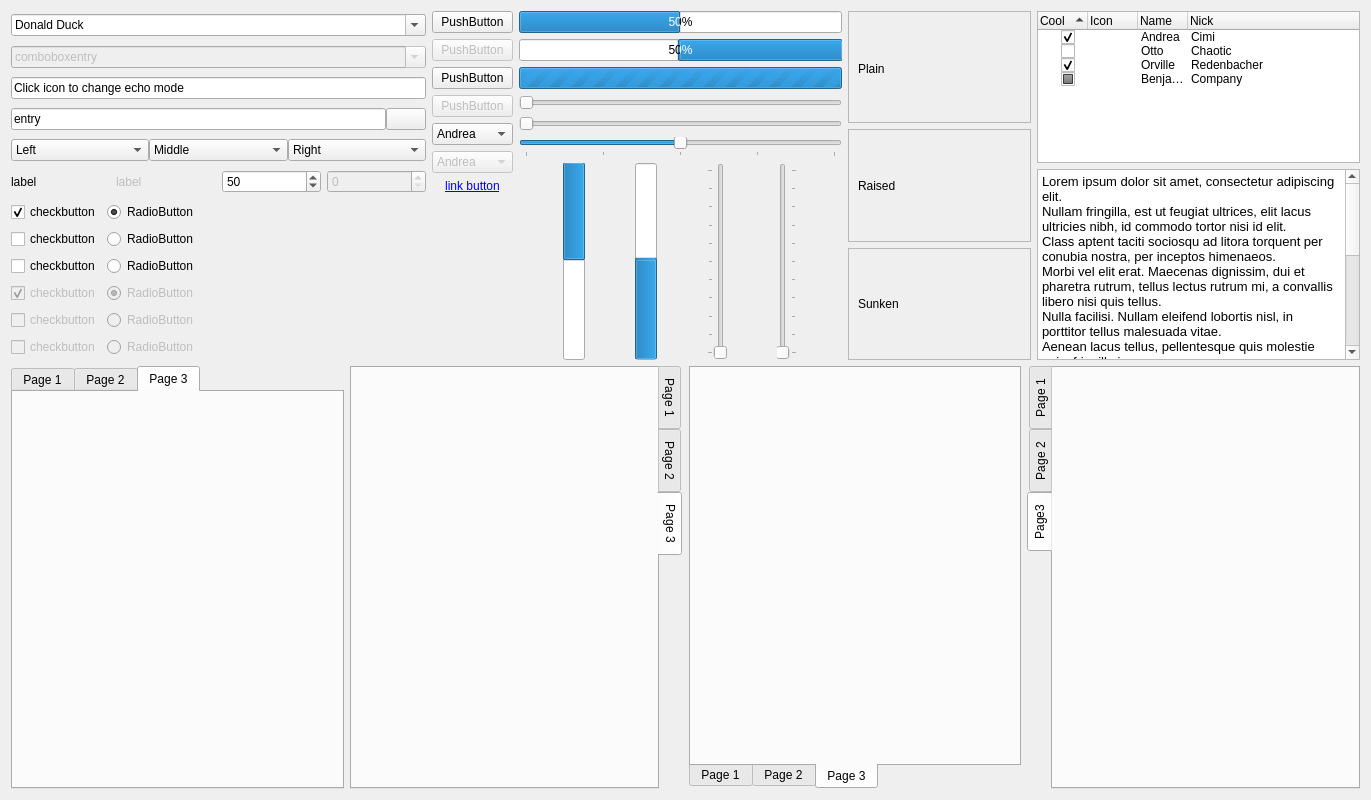
<?xml version="1.0" encoding="UTF-8"?>
<ui version="4.0">
 <class>WidgetFactory</class>
 <widget class="QWidget" name="WidgetFactory">
  <property name="geometry">
   <rect>
    <x>0</x>
    <y>0</y>
    <width>1371</width>
    <height>800</height>
   </rect>
  </property>
  <property name="windowTitle">
   <string>Form</string>
  </property>
  <layout class="QGridLayout" name="gridLayout_5">
   <item row="0" column="0">
    <widget class="QComboBox" name="combobox">
     <property name="editable">
      <bool>true</bool>
     </property>
     <item>
      <property name="text">
       <string>Donald Duck</string>
      </property>
     </item>
     <item>
      <property name="text">
       <string>Mickey Mouse</string>
      </property>
     </item>
     <item>
      <property name="text">
       <string>Jet McQuack</string>
      </property>
     </item>
    </widget>
   </item>
   <item row="0" column="1" rowspan="7">
    <layout class="QVBoxLayout" name="verticalLayout_2">
     <item>
      <widget class="QPushButton" name="pushbutton">
       <property name="text">
        <string>PushButton</string>
       </property>
      </widget>
     </item>
     <item>
      <widget class="QPushButton" name="pushbutton2">
       <property name="enabled">
        <bool>false</bool>
       </property>
       <property name="text">
        <string>PushButton</string>
       </property>
      </widget>
     </item>
     <item>
      <widget class="QPushButton" name="pushbutton3">
       <property name="enabled">
        <bool>true</bool>
       </property>
       <property name="text">
        <string>PushButton</string>
       </property>
       <property name="autoExclusive">
        <bool>false</bool>
       </property>
       <property name="default">
        <bool>false</bool>
       </property>
       <property name="flat">
        <bool>false</bool>
       </property>
      </widget>
     </item>
     <item>
      <widget class="QPushButton" name="pushbutton4">
       <property name="enabled">
        <bool>false</bool>
       </property>
       <property name="text">
        <string>PushButton</string>
       </property>
      </widget>
     </item>
     <item>
      <widget class="QComboBox" name="combobox4">
       <item>
        <property name="text">
         <string>Andrea</string>
        </property>
       </item>
       <item>
        <property name="text">
         <string>Otto</string>
        </property>
       </item>
       <item>
        <property name="text">
         <string>Orville</string>
        </property>
       </item>
       <item>
        <property name="text">
         <string>Benjamin</string>
        </property>
       </item>
      </widget>
     </item>
     <item>
      <widget class="QComboBox" name="combobox5">
       <property name="enabled">
        <bool>false</bool>
       </property>
       <item>
        <property name="text">
         <string>Andrea</string>
        </property>
       </item>
       <item>
        <property name="text">
         <string>Otto</string>
        </property>
       </item>
       <item>
        <property name="text">
         <string>Orville</string>
        </property>
       </item>
       <item>
        <property name="text">
         <string>Benjamin</string>
        </property>
       </item>
      </widget>
     </item>
     <item>
      <widget class="QLabel" name="label_3">
       <property name="text">
        <string>&lt;a href=&quot;https://github.com/FedoraQt/adwaita-qt&quot;&gt;link button&lt;/a&gt;</string>
       </property>
       <property name="alignment">
        <set>Qt::AlignCenter</set>
       </property>
      </widget>
     </item>
     <item>
      <spacer name="verticalSpacer_2">
       <property name="orientation">
        <enum>Qt::Vertical</enum>
       </property>
       <property name="sizeHint" stdset="0">
        <size>
         <width>20</width>
         <height>40</height>
        </size>
       </property>
      </spacer>
     </item>
    </layout>
   </item>
   <item row="0" column="2" rowspan="7">
    <layout class="QVBoxLayout" name="verticalLayout_3">
     <item>
      <widget class="QProgressBar" name="progressbar_horizontal">
       <property name="value">
        <number>50</number>
       </property>
      </widget>
     </item>
     <item>
      <widget class="QProgressBar" name="progressbar_horizontal2">
       <property name="value">
        <number>50</number>
       </property>
       <property name="invertedAppearance">
        <bool>true</bool>
       </property>
       <property name="textDirection">
        <enum>QProgressBar::TopToBottom</enum>
       </property>
      </widget>
     </item>
     <item>
      <widget class="QProgressBar" name="progressbar_horizontal3">
       <property name="minimum">
        <number>0</number>
       </property>
       <property name="maximum">
        <number>0</number>
       </property>
       <property name="value">
        <number>50</number>
       </property>
       <property name="textVisible">
        <bool>true</bool>
       </property>
       <property name="invertedAppearance">
        <bool>false</bool>
       </property>
      </widget>
     </item>
     <item>
      <widget class="QSlider" name="horizontalslider">
       <property name="maximum">
        <number>100</number>
       </property>
       <property name="orientation">
        <enum>Qt::Horizontal</enum>
       </property>
      </widget>
     </item>
     <item>
      <widget class="QSlider" name="horizontalslider2">
       <property name="enabled">
        <bool>false</bool>
       </property>
       <property name="maximum">
        <number>100</number>
       </property>
       <property name="orientation">
        <enum>Qt::Horizontal</enum>
       </property>
       <property name="invertedAppearance">
        <bool>false</bool>
       </property>
      </widget>
     </item>
     <item>
      <widget class="QSlider" name="horizontalslider3">
       <property name="maximum">
        <number>100</number>
       </property>
       <property name="singleStep">
        <number>25</number>
       </property>
       <property name="pageStep">
        <number>25</number>
       </property>
       <property name="value">
        <number>50</number>
       </property>
       <property name="orientation">
        <enum>Qt::Horizontal</enum>
       </property>
       <property name="tickPosition">
        <enum>QSlider::TicksBelow</enum>
       </property>
       <property name="tickInterval">
        <number>25</number>
       </property>
      </widget>
     </item>
     <item>
      <layout class="QHBoxLayout" name="horizontalLayout_11">
       <item>
        <widget class="QProgressBar" name="progressbar_vertical">
         <property name="value">
          <number>50</number>
         </property>
         <property name="orientation">
          <enum>Qt::Vertical</enum>
         </property>
         <property name="invertedAppearance">
          <bool>true</bool>
         </property>
        </widget>
       </item>
       <item>
        <widget class="QProgressBar" name="progressbar_vertical2">
         <property name="value">
          <number>50</number>
         </property>
         <property name="orientation">
          <enum>Qt::Vertical</enum>
         </property>
         <property name="invertedAppearance">
          <bool>false</bool>
         </property>
        </widget>
       </item>
       <item>
        <widget class="QSlider" name="verticalslider">
         <property name="maximum">
          <number>100</number>
         </property>
         <property name="orientation">
          <enum>Qt::Vertical</enum>
         </property>
         <property name="tickPosition">
          <enum>QSlider::TicksAbove</enum>
         </property>
        </widget>
       </item>
       <item>
        <widget class="QSlider" name="verticalslider2">
         <property name="enabled">
          <bool>false</bool>
         </property>
         <property name="maximum">
          <number>100</number>
         </property>
         <property name="orientation">
          <enum>Qt::Vertical</enum>
         </property>
         <property name="tickPosition">
          <enum>QSlider::TicksBelow</enum>
         </property>
        </widget>
       </item>
      </layout>
     </item>
    </layout>
   </item>
   <item row="0" column="3" rowspan="7">
    <layout class="QGridLayout" name="gridLayout">
     <property name="sizeConstraint">
      <enum>QLayout::SetDefaultConstraint</enum>
     </property>
     <item row="0" column="0">
      <widget class="QFrame" name="frame">
       <property name="minimumSize">
        <size>
         <width>0</width>
         <height>112</height>
        </size>
       </property>
       <property name="frameShape">
        <enum>QFrame::StyledPanel</enum>
       </property>
       <property name="frameShadow">
        <enum>QFrame::Plain</enum>
       </property>
       <layout class="QGridLayout" name="gridLayout_2">
        <item row="0" column="0">
         <widget class="QLabel" name="label_4">
          <property name="minimumSize">
           <size>
            <width>163</width>
            <height>96</height>
           </size>
          </property>
          <property name="text">
           <string>Plain</string>
          </property>
         </widget>
        </item>
       </layout>
      </widget>
     </item>
     <item row="1" column="0">
      <widget class="QFrame" name="frame_2">
       <property name="minimumSize">
        <size>
         <width>179</width>
         <height>113</height>
        </size>
       </property>
       <property name="frameShape">
        <enum>QFrame::StyledPanel</enum>
       </property>
       <property name="frameShadow">
        <enum>QFrame::Raised</enum>
       </property>
       <layout class="QGridLayout" name="gridLayout_3">
        <item row="0" column="0">
         <widget class="QLabel" name="label_5">
          <property name="text">
           <string>Raised</string>
          </property>
         </widget>
        </item>
       </layout>
      </widget>
     </item>
     <item row="2" column="0">
      <widget class="QFrame" name="frame_3">
       <property name="minimumSize">
        <size>
         <width>179</width>
         <height>112</height>
        </size>
       </property>
       <property name="frameShape">
        <enum>QFrame::StyledPanel</enum>
       </property>
       <property name="frameShadow">
        <enum>QFrame::Raised</enum>
       </property>
       <layout class="QGridLayout" name="gridLayout_4">
        <item row="0" column="0">
         <widget class="QLabel" name="label_6">
          <property name="text">
           <string>Sunken</string>
          </property>
         </widget>
        </item>
       </layout>
      </widget>
     </item>
    </layout>
   </item>
   <item row="1" column="0">
    <widget class="QComboBox" name="disabled_combobox">
     <property name="enabled">
      <bool>false</bool>
     </property>
     <property name="editable">
      <bool>true</bool>
     </property>
     <item>
      <property name="text">
       <string>comboboxentry</string>
      </property>
     </item>
    </widget>
   </item>
   <item row="2" column="0">
    <widget class="QLineEdit" name="linedit">
     <property name="text">
      <string>Click icon to change echo mode</string>
     </property>
     <property name="clearButtonEnabled">
      <bool>false</bool>
     </property>
    </widget>
   </item>
   <item row="3" column="0">
    <layout class="QHBoxLayout" name="horizontalLayout" stretch="0,0">
     <property name="spacing">
      <number>0</number>
     </property>
     <property name="sizeConstraint">
      <enum>QLayout::SetDefaultConstraint</enum>
     </property>
     <item>
      <widget class="QLineEdit" name="lineedit2">
       <property name="text">
        <string>entry</string>
       </property>
      </widget>
     </item>
     <item>
      <widget class="QPushButton" name="button">
       <property name="text">
        <string/>
       </property>
       <property name="icon">
        <iconset theme="dialog-cancel">
         <normaloff>.</normaloff>.</iconset>
       </property>
      </widget>
     </item>
    </layout>
   </item>
   <item row="4" column="0">
    <layout class="QHBoxLayout" name="horizontalLayout_2">
     <property name="spacing">
      <number>0</number>
     </property>
     <item>
      <widget class="QComboBox" name="combobox1">
       <item>
        <property name="text">
         <string>Left</string>
        </property>
       </item>
       <item>
        <property name="text">
         <string>Middle</string>
        </property>
       </item>
       <item>
        <property name="text">
         <string>Right</string>
        </property>
       </item>
      </widget>
     </item>
     <item>
      <widget class="QComboBox" name="combobox2">
       <property name="currentIndex">
        <number>1</number>
       </property>
       <item>
        <property name="text">
         <string>Left</string>
        </property>
       </item>
       <item>
        <property name="text">
         <string>Middle</string>
        </property>
       </item>
       <item>
        <property name="text">
         <string>Right</string>
        </property>
       </item>
      </widget>
     </item>
     <item>
      <widget class="QComboBox" name="combobox3">
       <property name="currentIndex">
        <number>2</number>
       </property>
       <item>
        <property name="text">
         <string>Left</string>
        </property>
       </item>
       <item>
        <property name="text">
         <string>Middle</string>
        </property>
       </item>
       <item>
        <property name="text">
         <string>Right</string>
        </property>
       </item>
      </widget>
     </item>
    </layout>
   </item>
   <item row="5" column="0">
    <layout class="QHBoxLayout" name="horizontalLayout_3">
     <item>
      <widget class="QLabel" name="label">
       <property name="text">
        <string>label</string>
       </property>
      </widget>
     </item>
     <item>
      <widget class="QLabel" name="label_2">
       <property name="enabled">
        <bool>false</bool>
       </property>
       <property name="text">
        <string>label</string>
       </property>
      </widget>
     </item>
     <item>
      <widget class="QSpinBox" name="spinBox">
       <property name="value">
        <number>50</number>
       </property>
      </widget>
     </item>
     <item>
      <widget class="QSpinBox" name="spinBox_2">
       <property name="enabled">
        <bool>false</bool>
       </property>
      </widget>
     </item>
    </layout>
   </item>
   <item row="5" column="4" rowspan="2">
    <widget class="QTextEdit" name="textEdit">
     <property name="html">
      <string>&lt;!DOCTYPE HTML PUBLIC &quot;-//W3C//DTD HTML 4.0//EN&quot; &quot;http://www.w3.org/TR/REC-html40/strict.dtd&quot;&gt;
&lt;html&gt;&lt;head&gt;&lt;meta name=&quot;qrichtext&quot; content=&quot;1&quot; /&gt;&lt;style type=&quot;text/css&quot;&gt;
p, li { white-space: pre-wrap; }
&lt;/style&gt;&lt;/head&gt;&lt;body style=&quot; font-family:'Sans Serif'; font-size:10pt; font-weight:400; font-style:normal;&quot;&gt;
&lt;p style=&quot; margin-top:0px; margin-bottom:0px; margin-left:0px; margin-right:0px; -qt-block-indent:0; text-indent:0px;&quot;&gt;Lorem ipsum dolor sit amet, consectetur adipiscing elit.&lt;/p&gt;
&lt;p style=&quot; margin-top:0px; margin-bottom:0px; margin-left:0px; margin-right:0px; -qt-block-indent:0; text-indent:0px;&quot;&gt;Nullam fringilla, est ut feugiat ultrices, elit lacus ultricies nibh, id commodo tortor nisi id elit.&lt;/p&gt;
&lt;p style=&quot; margin-top:0px; margin-bottom:0px; margin-left:0px; margin-right:0px; -qt-block-indent:0; text-indent:0px;&quot;&gt;Class aptent taciti sociosqu ad litora torquent per conubia nostra, per inceptos himenaeos.&lt;/p&gt;
&lt;p style=&quot; margin-top:0px; margin-bottom:0px; margin-left:0px; margin-right:0px; -qt-block-indent:0; text-indent:0px;&quot;&gt;Morbi vel elit erat. Maecenas dignissim, dui et pharetra rutrum, tellus lectus rutrum mi, a convallis libero nisi quis tellus.&lt;/p&gt;
&lt;p style=&quot; margin-top:0px; margin-bottom:0px; margin-left:0px; margin-right:0px; -qt-block-indent:0; text-indent:0px;&quot;&gt;Nulla facilisi. Nullam eleifend lobortis nisl, in porttitor tellus malesuada vitae.&lt;/p&gt;
&lt;p style=&quot; margin-top:0px; margin-bottom:0px; margin-left:0px; margin-right:0px; -qt-block-indent:0; text-indent:0px;&quot;&gt;Aenean lacus tellus, pellentesque quis molestie quis, fringilla in arcu.&lt;/p&gt;
&lt;p style=&quot; margin-top:0px; margin-bottom:0px; margin-left:0px; margin-right:0px; -qt-block-indent:0; text-indent:0px;&quot;&gt;Duis elementum, tellus sed tristique semper, metus metus accumsan augue, et porttitor augue orci a libero.&lt;/p&gt;
&lt;p style=&quot; margin-top:0px; margin-bottom:0px; margin-left:0px; margin-right:0px; -qt-block-indent:0; text-indent:0px;&quot;&gt;Ut sed justo ac felis placerat laoreet sed id sem. Proin mattis tincidunt odio vitae tristique.&lt;/p&gt;
&lt;p style=&quot; margin-top:0px; margin-bottom:0px; margin-left:0px; margin-right:0px; -qt-block-indent:0; text-indent:0px;&quot;&gt;Morbi massa libero, congue vitae scelerisque vel, ultricies vel nisl.&lt;/p&gt;
&lt;p style=&quot; margin-top:0px; margin-bottom:0px; margin-left:0px; margin-right:0px; -qt-block-indent:0; text-indent:0px;&quot;&gt;Vestibulum in tortor diam, quis aliquet quam. Praesent ut justo neque, tempus rutrum est.&lt;/p&gt;
&lt;p style=&quot; margin-top:0px; margin-bottom:0px; margin-left:0px; margin-right:0px; -qt-block-indent:0; text-indent:0px;&quot;&gt;Duis eu lectus quam. Vivamus eget metus a mauris molestie venenatis pulvinar eleifend nisi.&lt;/p&gt;
&lt;p style=&quot; margin-top:0px; margin-bottom:0px; margin-left:0px; margin-right:0px; -qt-block-indent:0; text-indent:0px;&quot;&gt;Nulla facilisi. Pellentesque at dolor sit amet purus dapibus pulvinar molestie quis neque.&lt;/p&gt;
&lt;p style=&quot; margin-top:0px; margin-bottom:0px; margin-left:0px; margin-right:0px; -qt-block-indent:0; text-indent:0px;&quot;&gt;Suspendisse feugiat quam quis dolor accumsan cursus.&lt;/p&gt;&lt;/body&gt;&lt;/html&gt;</string>
     </property>
    </widget>
   </item>
   <item row="6" column="0">
    <layout class="QHBoxLayout" name="horizontalLayout_10">
     <item>
      <layout class="QVBoxLayout" name="verticalLayout">
       <item>
        <layout class="QHBoxLayout" name="horizontalLayout_4">
         <item>
          <widget class="QCheckBox" name="checkbox">
           <property name="text">
            <string>checkbutton</string>
           </property>
           <property name="checked">
            <bool>true</bool>
           </property>
          </widget>
         </item>
         <item>
          <widget class="QRadioButton" name="radiobutton">
           <property name="text">
            <string>RadioButton</string>
           </property>
           <property name="checked">
            <bool>true</bool>
           </property>
           <property name="autoExclusive">
            <bool>false</bool>
           </property>
          </widget>
         </item>
        </layout>
       </item>
       <item>
        <layout class="QHBoxLayout" name="horizontalLayout_5">
         <item>
          <widget class="QCheckBox" name="checkbox2">
           <property name="text">
            <string>checkbutton</string>
           </property>
          </widget>
         </item>
         <item>
          <widget class="QRadioButton" name="radiobutton2">
           <property name="text">
            <string>RadioButton</string>
           </property>
          </widget>
         </item>
        </layout>
       </item>
       <item>
        <layout class="QHBoxLayout" name="horizontalLayout_6">
         <item>
          <widget class="QCheckBox" name="checkbox3">
           <property name="text">
            <string>checkbutton</string>
           </property>
           <property name="checkable">
            <bool>true</bool>
           </property>
           <property name="tristate">
            <bool>false</bool>
           </property>
          </widget>
         </item>
         <item>
          <widget class="QRadioButton" name="radiobutton3">
           <property name="text">
            <string>RadioButton</string>
           </property>
          </widget>
         </item>
        </layout>
       </item>
       <item>
        <layout class="QHBoxLayout" name="horizontalLayout_7">
         <item>
          <widget class="QCheckBox" name="checkbox4">
           <property name="enabled">
            <bool>false</bool>
           </property>
           <property name="text">
            <string>checkbutton</string>
           </property>
           <property name="checked">
            <bool>true</bool>
           </property>
          </widget>
         </item>
         <item>
          <widget class="QRadioButton" name="radiobutton4">
           <property name="enabled">
            <bool>false</bool>
           </property>
           <property name="text">
            <string>RadioButton</string>
           </property>
           <property name="checked">
            <bool>true</bool>
           </property>
           <property name="autoExclusive">
            <bool>false</bool>
           </property>
          </widget>
         </item>
        </layout>
       </item>
       <item>
        <layout class="QHBoxLayout" name="horizontalLayout_8">
         <item>
          <widget class="QCheckBox" name="checkbox5">
           <property name="enabled">
            <bool>false</bool>
           </property>
           <property name="text">
            <string>checkbutton</string>
           </property>
          </widget>
         </item>
         <item>
          <widget class="QRadioButton" name="radiobutton5">
           <property name="enabled">
            <bool>false</bool>
           </property>
           <property name="text">
            <string>RadioButton</string>
           </property>
           <property name="autoExclusive">
            <bool>false</bool>
           </property>
          </widget>
         </item>
        </layout>
       </item>
       <item>
        <layout class="QHBoxLayout" name="horizontalLayout_9">
         <item>
          <widget class="QCheckBox" name="checkbox6">
           <property name="enabled">
            <bool>false</bool>
           </property>
           <property name="text">
            <string>checkbutton</string>
           </property>
          </widget>
         </item>
         <item>
          <widget class="QRadioButton" name="radiobutton6">
           <property name="enabled">
            <bool>false</bool>
           </property>
           <property name="text">
            <string>RadioButton</string>
           </property>
           <property name="autoExclusive">
            <bool>false</bool>
           </property>
          </widget>
         </item>
        </layout>
       </item>
      </layout>
     </item>
     <item>
      <spacer name="horizontalSpacer_2">
       <property name="orientation">
        <enum>Qt::Horizontal</enum>
       </property>
       <property name="sizeHint" stdset="0">
        <size>
         <width>228</width>
         <height>20</height>
        </size>
       </property>
      </spacer>
     </item>
    </layout>
   </item>
   <item row="7" column="0" colspan="5">
    <layout class="QHBoxLayout" name="horizontalLayout_12">
     <item>
      <widget class="QTabWidget" name="tabWidget">
       <property name="currentIndex">
        <number>2</number>
       </property>
       <widget class="QWidget" name="tab">
        <attribute name="title">
         <string>Page 1</string>
        </attribute>
       </widget>
       <widget class="QWidget" name="tab_2">
        <attribute name="title">
         <string>Page 2</string>
        </attribute>
       </widget>
       <widget class="QWidget" name="tab_9">
        <attribute name="title">
         <string>Page 3</string>
        </attribute>
       </widget>
      </widget>
     </item>
     <item>
      <widget class="QTabWidget" name="tabWidget_2">
       <property name="tabPosition">
        <enum>QTabWidget::East</enum>
       </property>
       <property name="currentIndex">
        <number>2</number>
       </property>
       <widget class="QWidget" name="tab_3">
        <attribute name="title">
         <string>Page 1</string>
        </attribute>
       </widget>
       <widget class="QWidget" name="tab_4">
        <attribute name="title">
         <string>Page 2</string>
        </attribute>
       </widget>
       <widget class="QWidget" name="tab_10">
        <attribute name="title">
         <string>Page 3</string>
        </attribute>
       </widget>
      </widget>
     </item>
     <item>
      <widget class="QTabWidget" name="tabWidget_3">
       <property name="tabPosition">
        <enum>QTabWidget::South</enum>
       </property>
       <property name="currentIndex">
        <number>2</number>
       </property>
       <widget class="QWidget" name="tab_5">
        <attribute name="title">
         <string>Page 1</string>
        </attribute>
       </widget>
       <widget class="QWidget" name="tab_6">
        <attribute name="title">
         <string>Page 2</string>
        </attribute>
       </widget>
       <widget class="QWidget" name="tab_11">
        <attribute name="title">
         <string>Page 3</string>
        </attribute>
       </widget>
      </widget>
     </item>
     <item>
      <widget class="QTabWidget" name="tabWidget_4">
       <property name="tabPosition">
        <enum>QTabWidget::West</enum>
       </property>
       <property name="currentIndex">
        <number>2</number>
       </property>
       <widget class="QWidget" name="tab_7">
        <attribute name="title">
         <string>Page 1</string>
        </attribute>
       </widget>
       <widget class="QWidget" name="tab_8">
        <attribute name="title">
         <string>Page 2</string>
        </attribute>
       </widget>
       <widget class="QWidget" name="tab_12">
        <attribute name="title">
         <string>Page3</string>
        </attribute>
       </widget>
      </widget>
     </item>
    </layout>
   </item>
   <item row="0" column="4" rowspan="5">
    <widget class="QTreeWidget" name="treeview">
     <property name="alternatingRowColors">
      <bool>false</bool>
     </property>
     <property name="uniformRowHeights">
      <bool>false</bool>
     </property>
     <property name="sortingEnabled">
      <bool>true</bool>
     </property>
     <property name="animated">
      <bool>true</bool>
     </property>
     <property name="headerHidden">
      <bool>false</bool>
     </property>
     <property name="columnCount">
      <number>4</number>
     </property>
     <attribute name="headerCascadingSectionResizes">
      <bool>false</bool>
     </attribute>
     <attribute name="headerDefaultSectionSize">
      <number>50</number>
     </attribute>
     <attribute name="headerHighlightSections">
      <bool>false</bool>
     </attribute>
     <attribute name="headerShowSortIndicator" stdset="0">
      <bool>true</bool>
     </attribute>
     <column>
      <property name="text">
       <string>Cool</string>
      </property>
     </column>
     <column>
      <property name="text">
       <string>Icon</string>
      </property>
     </column>
     <column>
      <property name="text">
       <string>Name</string>
      </property>
     </column>
     <column>
      <property name="text">
       <string>Nick</string>
      </property>
     </column>
     <item>
      <property name="text">
       <string/>
      </property>
      <property name="checkState">
       <enum>Checked</enum>
      </property>
      <property name="text">
       <string/>
      </property>
      <property name="icon">
       <iconset theme="emblem-default-symbolic"/>
      </property>
      <property name="text">
       <string>Andrea</string>
      </property>
      <property name="text">
       <string>Cimi</string>
      </property>
     </item>
     <item>
      <property name="text">
       <string/>
      </property>
      <property name="checkState">
       <enum>Unchecked</enum>
      </property>
      <property name="text">
       <string/>
      </property>
      <property name="icon">
       <iconset theme="emblem-important-symbolic"/>
      </property>
      <property name="text">
       <string>Otto</string>
      </property>
      <property name="text">
       <string>Chaotic</string>
      </property>
      <property name="flags">
       <set>ItemIsSelectable|ItemIsDragEnabled|ItemIsDropEnabled|ItemIsUserCheckable|ItemIsEnabled|ItemIsTristate</set>
      </property>
     </item>
     <item>
      <property name="text">
       <string/>
      </property>
      <property name="checkState">
       <enum>Checked</enum>
      </property>
      <property name="text">
       <string/>
      </property>
      <property name="icon">
       <iconset theme="weather-clear-night-symbolic"/>
      </property>
      <property name="text">
       <string>Orville</string>
      </property>
      <property name="text">
       <string>Redenbacher</string>
      </property>
     </item>
     <item>
      <property name="text">
       <string/>
      </property>
      <property name="checkState">
       <enum>PartiallyChecked</enum>
      </property>
      <property name="text">
       <string/>
      </property>
      <property name="icon">
       <iconset theme="user-home-symbolic"/>
      </property>
      <property name="text">
       <string>Benjamin</string>
      </property>
      <property name="text">
       <string>Company</string>
      </property>
     </item>
    </widget>
   </item>
  </layout>
 </widget>
 <resources/>
 <connections/>
</ui>
